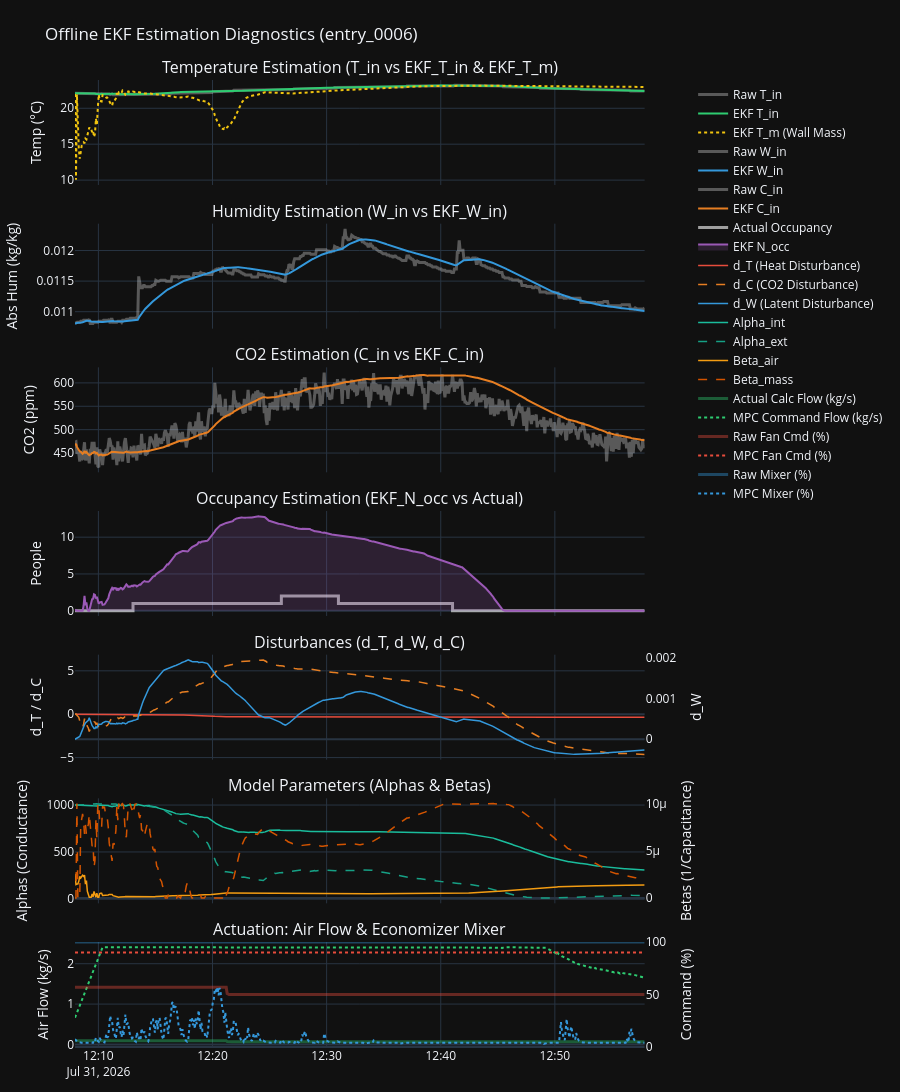

Notebook code cell kept with this figure:
### Code cell
import plotly.graph_objects as go
from plotly.subplots import make_subplots
import numpy as np
import pandas as pd


# Fetch the raw and processed datasets
df_raw = store.get_entry_raw_data("experiments", entry_id)
# results_df = store.get_entry_processed_data("experiments", entry_id, "controller_evaluation")
# results_df

# ==========================================
# 2. Data Preparation
# ==========================================
def rh_to_w(T, rh):
    rh_frac = rh / 100.0 if (rh > 1.0).any() else rh
    p_sat = 610.94 * np.exp(17.625 * T / (243.04 + T))
    p_vapor = rh_frac * p_sat
    return 0.62198 * p_vapor / (101325.0 - p_vapor)

# We use the timestamp from the results_df which has already been localized
time_arr = pd.to_datetime(results_df['timestamp'], format='mixed')
raw_w_in = rh_to_w(df_raw['room_1_t'], df_raw['room_1_h'])

# ==========================================
# 3. Plotting
# ==========================================
fig = make_subplots(
    rows=7, cols=1,
    subplot_titles=[
        "Temperature Estimation (T_in vs EKF_T_in & EKF_T_m)",
        "Humidity Estimation (W_in vs EKF_W_in)",
        "CO2 Estimation (C_in vs EKF_C_in)",
        "Occupancy Estimation (EKF_N_occ vs Actual)",
        "Disturbances (d_T, d_W, d_C)",
        "Model Parameters (Alphas & Betas)",
        "Actuation: Air Flow & Economizer Mixer"
    ],
    vertical_spacing=0.04,
    shared_xaxes=True,
    specs=[
        [{"secondary_y": False}], # 1. Temp
        [{"secondary_y": False}], # 2. Hum
        [{"secondary_y": False}], # 3. CO2
        [{"secondary_y": False}], # 4. Occ
        [{"secondary_y": True}],  # 5. Disturbances 
        [{"secondary_y": True}],  # 6. Params
        [{"secondary_y": True}]   # 7. Flow & Commands (Secondary Y enabled)

    ]
)

# --- 1. Temperature (T, EKF_T, EKF_Tm) ---
fig.add_trace(go.Scatter(x=time_arr, y=df_raw['room_1_t'], name="Raw T_in", line=dict(color="rgba(255,255,255,0.3)", width=3)), row=1, col=1)
fig.add_trace(go.Scatter(x=time_arr, y=results_df['EKF_T_in'], name="EKF T_in", line=dict(color="#2ecc71", width=2)), row=1, col=1)
fig.add_trace(go.Scatter(x=time_arr, y=results_df['EKF_T_m'], name="EKF T_m (Wall Mass)", line=dict(color="#f1c40f", width=2, dash='dot')), row=1, col=1)

# --- 2. Humidity (W vs EKF_W) ---
fig.add_trace(go.Scatter(x=time_arr, y=raw_w_in, name="Raw W_in", line=dict(color="rgba(255,255,255,0.3)", width=3)), row=2, col=1)
fig.add_trace(go.Scatter(x=time_arr, y=results_df['EKF_W_in'], name="EKF W_in", line=dict(color="#3498db", width=2)), row=2, col=1)

# --- 3. CO2 (C vs EKF_C) ---
fig.add_trace(go.Scatter(x=time_arr, y=df_raw['room_2_c'], name="Raw C_in", line=dict(color="rgba(255,255,255,0.3)", width=3)), row=3, col=1)
fig.add_trace(go.Scatter(x=time_arr, y=results_df['EKF_C_in'], name="EKF C_in", line=dict(color="#e67e22", width=2)), row=3, col=1)

# --- 4. Occupancy (Actual vs EKF_N_occ) ---
# Assuming 'actual_occupancy' is now permanently part of df_raw after your previous update
if 'actual_occupancy' in df_raw.columns:
    fig.add_trace(go.Scatter(x=time_arr, y=df_raw['actual_occupancy'], name="Actual Occupancy", line=dict(color="rgba(255,255,255,0.6)", width=3, shape='hv')), row=4, col=1)
fig.add_trace(go.Scatter(x=time_arr, y=results_df['EKF_N_occ'], name="EKF N_occ", line=dict(color="#9b59b6", width=2), fill='tozeroy', fillcolor="rgba(155, 89, 182, 0.2)"), row=4, col=1)

# --- 5. Disturbances (d_T, d_W, d_C) ---
fig.add_trace(go.Scatter(x=time_arr, y=results_df['EKF_d_T'], name="d_T (Heat Disturbance)", line=dict(color="#e74c3c", width=1.5)), row=5, col=1, secondary_y=False)
fig.add_trace(go.Scatter(x=time_arr, y=results_df['EKF_d_C'], name="d_C (CO2 Disturbance)", line=dict(color="#e67e22", width=1.5, dash='dash')), row=5, col=1, secondary_y=False)
fig.add_trace(go.Scatter(x=time_arr, y=results_df['EKF_d_W'], name="d_W (Latent Disturbance)", line=dict(color="#3498db", width=1.5)), row=5, col=1, secondary_y=True)

# --- 6. Parameters (Alphas & Betas) ---
fig.add_trace(go.Scatter(x=time_arr, y=results_df['EKF_alpha_int'], name="Alpha_int", line=dict(color="#1abc9c", width=1.5)), row=6, col=1, secondary_y=False)
fig.add_trace(go.Scatter(x=time_arr, y=results_df['EKF_alpha_ext'], name="Alpha_ext", line=dict(color="#16a085", width=1.5, dash='dash')), row=6, col=1, secondary_y=False)
fig.add_trace(go.Scatter(x=time_arr, y=results_df['EKF_beta_air'], name="Beta_air", line=dict(color="#f39c12", width=1.5)), row=6, col=1, secondary_y=True)
fig.add_trace(go.Scatter(x=time_arr, y=results_df['EKF_beta_mass'], name="Beta_mass", line=dict(color="#d35400", width=1.5, dash='dash')), row=6, col=1, secondary_y=True)




# --- 7. Flow & Commands (Primary: kg/s, Secondary: %) ---
# Flows (Primary Y Axis)
fig.add_trace(go.Scatter(x=time_arr, y=results_df['Actual_Calculated_Flow'], name="Actual Calc Flow (kg/s)", line=dict(color="rgba(46, 204, 113, 0.4)", width=3)), row=7, col=1, secondary_y=False)
fig.add_trace(go.Scatter(x=time_arr, y=results_df['MPC_u_cmd_flow'], name="MPC Command Flow (kg/s)", line=dict(color="#2ecc71", width=2, dash='dot')), row=7, col=1, secondary_y=False)
# Fan & Mixer Percentages (Secondary Y Axis)
fig.add_trace(go.Scatter(x=time_arr, y=df_raw['fan'], name="Raw Fan Cmd (%)", line=dict(color="rgba(231, 76, 60, 0.4)", width=3)), row=7, col=1, secondary_y=True)
fig.add_trace(go.Scatter(x=time_arr, y=results_df['MPC_Fan_Cmd'], name="MPC Fan Cmd (%)", line=dict(color="#e74c3c", width=2, dash='dot')), row=7, col=1, secondary_y=True)
fig.add_trace(go.Scatter(x=time_arr, y=df_raw['mixer'], name="Raw Mixer (%)", line=dict(color="rgba(52, 152, 219, 0.4)", width=3)), row=7, col=1, secondary_y=True)
fig.add_trace(go.Scatter(x=time_arr, y=results_df['MPC_Mixer_Ratio'], name="MPC Mixer (%)", line=dict(color="#3498db", width=2, dash='dot')), row=7, col=1, secondary_y=True)


# --- Layout Styling ---
fig.update_layout(
    height=1900, 
    template="plotly_dark",
    title_text=f"Offline EKF Estimation Diagnostics ({entry_id})",
    margin=dict(l=30, r=30, t=80, b=30),
    hovermode="x unified"
)

# Axis titles
fig.update_yaxes(title_text="Temp (°C)", row=1, col=1)
fig.update_yaxes(title_text="Abs Hum (kg/kg)", row=2, col=1)
fig.update_yaxes(title_text="CO2 (ppm)", row=3, col=1)
fig.update_yaxes(title_text="People", row=4, col=1)

fig.update_yaxes(title_text="d_T / d_C", row=5, col=1, secondary_y=False)
fig.update_yaxes(title_text="d_W", row=5, col=1, secondary_y=True, showgrid=False)

fig.update_yaxes(title_text="Alphas (Conductance)", row=6, col=1, secondary_y=False)
fig.update_yaxes(title_text="Betas (1/Capacitance)", row=6, col=1, secondary_y=True, showgrid=False)

fig.update_yaxes(title_text="Air Flow (kg/s)", row=7, col=1, secondary_y=False)
fig.update_yaxes(title_text="Command (%)", range=[0, 100], row=7, col=1, secondary_y=True, showgrid=False)


fig.show()

### Figure 1 — Plotly figure (JSON) as saved in the notebook; plotly's stock layout.template omitted (floating-point values rounded to 4 significant figures; data arrays with more than 128 entries replaced by an {"elided": "..."} marker saying what was removed)
{"data": [{"line": {"color": "rgba(255,255,255,0.3)", "width": 3}, "name": "Raw T_in", "type": "scatter", "x": {"elided": "600 str values"}, "xaxis": "x", "y": {"elided": "600 float values"}, "yaxis": "y"}, {"line": {"color": "#2ecc71", "width": 2}, "name": "EKF T_in", "type": "scatter", "x": {"elided": "600 str values"}, "xaxis": "x", "y": {"elided": "600 float values"}, "yaxis": "y"}, {"line": {"color": "#f1c40f", "dash": "dot", "width": 2}, "name": "EKF T_m (Wall Mass)", "type": "scatter", "x": {"elided": "600 str values"}, "xaxis": "x", "y": {"elided": "600 float values"}, "yaxis": "y"}, {"line": {"color": "rgba(255,255,255,0.3)", "width": 3}, "name": "Raw W_in", "type": "scatter", "x": {"elided": "600 str values"}, "xaxis": "x2", "y": {"elided": "600 float values"}, "yaxis": "y2"}, {"line": {"color": "#3498db", "width": 2}, "name": "EKF W_in", "type": "scatter", "x": {"elided": "600 str values"}, "xaxis": "x2", "y": {"elided": "600 float values"}, "yaxis": "y2"}, {"line": {"color": "rgba(255,255,255,0.3)", "width": 3}, "name": "Raw C_in", "type": "scatter", "x": {"elided": "600 str values"}, "xaxis": "x3", "y": {"elided": "600 int values"}, "yaxis": "y3"}, {"line": {"color": "#e67e22", "width": 2}, "name": "EKF C_in", "type": "scatter", "x": {"elided": "600 str values"}, "xaxis": "x3", "y": {"elided": "600 float values"}, "yaxis": "y3"}, {"line": {"color": "rgba(255,255,255,0.6)", "shape": "hv", "width": 3}, "name": "Actual Occupancy", "type": "scatter", "x": {"elided": "600 str values"}, "xaxis": "x4", "y": {"elided": "600 int values"}, "yaxis": "y4"}, {"fill": "tozeroy", "fillcolor": "rgba(155, 89, 182, 0.2)", "line": {"color": "#9b59b6", "width": 2}, "name": "EKF N_occ", "type": "scatter", "x": {"elided": "600 str values"}, "xaxis": "x4", "y": {"elided": "600 float values"}, "yaxis": "y4"}, {"line": {"color": "#e74c3c", "width": 1.5}, "name": "d_T (Heat Disturbance)", "type": "scatter", "x": {"elided": "600 str values"}, "xaxis": "x5", "y": {"elided": "600 float values"}, "yaxis": "y5"}, {"line": {"color": "#e67e22", "dash": "dash", "width": 1.5}, "name": "d_C (CO2 Disturbance)", "type": "scatter", "x": {"elided": "600 str values"}, "xaxis": "x5", "y": {"elided": "600 float values"}, "yaxis": "y5"}, {"line": {"color": "#3498db", "width": 1.5}, "name": "d_W (Latent Disturbance)", "type": "scatter", "x": {"elided": "600 str values"}, "xaxis": "x5", "y": {"elided": "600 float values"}, "yaxis": "y6"}, {"line": {"color": "#1abc9c", "width": 1.5}, "name": "Alpha_int", "type": "scatter", "x": {"elided": "600 str values"}, "xaxis": "x6", "y": {"elided": "600 float values"}, "yaxis": "y7"}, {"line": {"color": "#16a085", "dash": "dash", "width": 1.5}, "name": "Alpha_ext", "type": "scatter", "x": {"elided": "600 str values"}, "xaxis": "x6", "y": {"elided": "600 float values"}, "yaxis": "y7"}, {"line": {"color": "#f39c12", "width": 1.5}, "name": "Beta_air", "type": "scatter", "x": {"elided": "600 str values"}, "xaxis": "x6", "y": {"elided": "600 float values"}, "yaxis": "y8"}, {"line": {"color": "#d35400", "dash": "dash", "width": 1.5}, "name": "Beta_mass", "type": "scatter", "x": {"elided": "600 str values"}, "xaxis": "x6", "y": {"elided": "600 float values"}, "yaxis": "y8"}, {"line": {"color": "rgba(46, 204, 113, 0.4)", "width": 3}, "name": "Actual Calc Flow (kg/s)", "type": "scatter", "x": {"elided": "600 str values"}, "xaxis": "x7", "y": {"elided": "600 float values"}, "yaxis": "y9"}, {"line": {"color": "#2ecc71", "dash": "dot", "width": 2}, "name": "MPC Command Flow (kg/s)", "type": "scatter", "x": {"elided": "600 str values"}, "xaxis": "x7", "y": {"elided": "600 float values"}, "yaxis": "y9"}, {"line": {"color": "rgba(231, 76, 60, 0.4)", "width": 3}, "name": "Raw Fan Cmd (%)", "type": "scatter", "x": {"elided": "600 str values"}, "xaxis": "x7", "y": {"elided": "600 int values"}, "yaxis": "y10"}, {"line": {"color": "#e74c3c", "dash": "dot", "width": 2}, "name": "MPC Fan Cmd (%)", "type": "scatter", "x": {"elided": "600 str values"}, "xaxis": "x7", "y": {"elided": "600 float values"}, "yaxis": "y10"}, {"line": {"color": "rgba(52, 152, 219, 0.4)", "width": 3}, "name": "Raw Mixer (%)", "type": "scatter", "x": {"elided": "600 str values"}, "xaxis": "x7", "y": {"elided": "600 int values"}, "yaxis": "y10"}, {"line": {"color": "#3498db", "dash": "dot", "width": 2}, "name": "MPC Mixer (%)", "type": "scatter", "x": {"elided": "600 str values"}, "xaxis": "x7", "y": {"elided": "600 float values"}, "yaxis": "y10"}], "layout": {"annotations": [{"font": {"size": 16}, "showarrow": false, "text": "Temperature Estimation (T_in vs EKF_T_in & EKF_T_m)", "x": 0.47, "xanchor": "center", "xref": "paper", "y": 1, "yanchor": "bottom", "yref": "paper"}, {"font": {"size": 16}, "showarrow": false, "text": "Humidity Estimation (W_in vs EKF_W_in)", "x": 0.47, "xanchor": "center", "xref": "paper", "y": 0.8514, "yanchor": "bottom", "yref": "paper"}, {"font": {"size": 16}, "showarrow": false, "text": "CO2 Estimation (C_in vs EKF_C_in)", "x": 0.47, "xanchor": "center", "xref": "paper", "y": 0.7029, "yanchor": "bottom", "yref": "paper"}, {"font": {"size": 16}, "showarrow": false, "text": "Occupancy Estimation (EKF_N_occ vs Actual)", "x": 0.47, "xanchor": "center", "xref": "paper", "y": 0.5543, "yanchor": "bottom", "yref": "paper"}, {"font": {"size": 16}, "showarrow": false, "text": "Disturbances (d_T, d_W, d_C)", "x": 0.47, "xanchor": "center", "xref": "paper", "y": 0.4057, "yanchor": "bottom", "yref": "paper"}, {"font": {"size": 16}, "showarrow": false, "text": "Model Parameters (Alphas & Betas)", "x": 0.47, "xanchor": "center", "xref": "paper", "y": 0.2571, "yanchor": "bottom", "yref": "paper"}, {"font": {"size": 16}, "showarrow": false, "text": "Actuation: Air Flow & Economizer Mixer", "x": 0.47, "xanchor": "center", "xref": "paper", "y": 0.1086, "yanchor": "bottom", "yref": "paper"}], "height": 1900, "hovermode": "x unified", "margin": {"b": 30, "l": 30, "r": 30, "t": 80}, "title": {"text": "Offline EKF Estimation Diagnostics (entry_0006)"}, "xaxis": {"anchor": "y", "domain": [0, 0.94], "matches": "x7", "showticklabels": false}, "xaxis2": {"anchor": "y2", "domain": [0, 0.94], "matches": "x7", "showticklabels": false}, "xaxis3": {"anchor": "y3", "domain": [0, 0.94], "matches": "x7", "showticklabels": false}, "xaxis4": {"anchor": "y4", "domain": [0, 0.94], "matches": "x7", "showticklabels": false}, "xaxis5": {"anchor": "y5", "domain": [0, 0.94], "matches": "x7", "showticklabels": false}, "xaxis6": {"anchor": "y7", "domain": [0, 0.94], "matches": "x7", "showticklabels": false}, "xaxis7": {"anchor": "y9", "domain": [0, 0.94]}, "yaxis": {"anchor": "x", "domain": [0.8914, 1], "title": {"text": "Temp (°C)"}}, "yaxis10": {"anchor": "x7", "overlaying": "y9", "range": [0, 100], "showgrid": false, "side": "right", "title": {"text": "Command (%)"}}, "yaxis2": {"anchor": "x2", "domain": [0.7429, 0.8514], "title": {"text": "Abs Hum (kg/kg)"}}, "yaxis3": {"anchor": "x3", "domain": [0.5943, 0.7029], "title": {"text": "CO2 (ppm)"}}, "yaxis4": {"anchor": "x4", "domain": [0.4457, 0.5543], "title": {"text": "People"}}, "yaxis5": {"anchor": "x5", "domain": [0.2971, 0.4057], "title": {"text": "d_T / d_C"}}, "yaxis6": {"anchor": "x5", "overlaying": "y5", "showgrid": false, "side": "right", "title": {"text": "d_W"}}, "yaxis7": {"anchor": "x6", "domain": [0.1486, 0.2571], "title": {"text": "Alphas (Conductance)"}}, "yaxis8": {"anchor": "x6", "overlaying": "y7", "showgrid": false, "side": "right", "title": {"text": "Betas (1/Capacitance)"}}, "yaxis9": {"anchor": "x7", "domain": [0, 0.1086], "title": {"text": "Air Flow (kg/s)"}}}}
